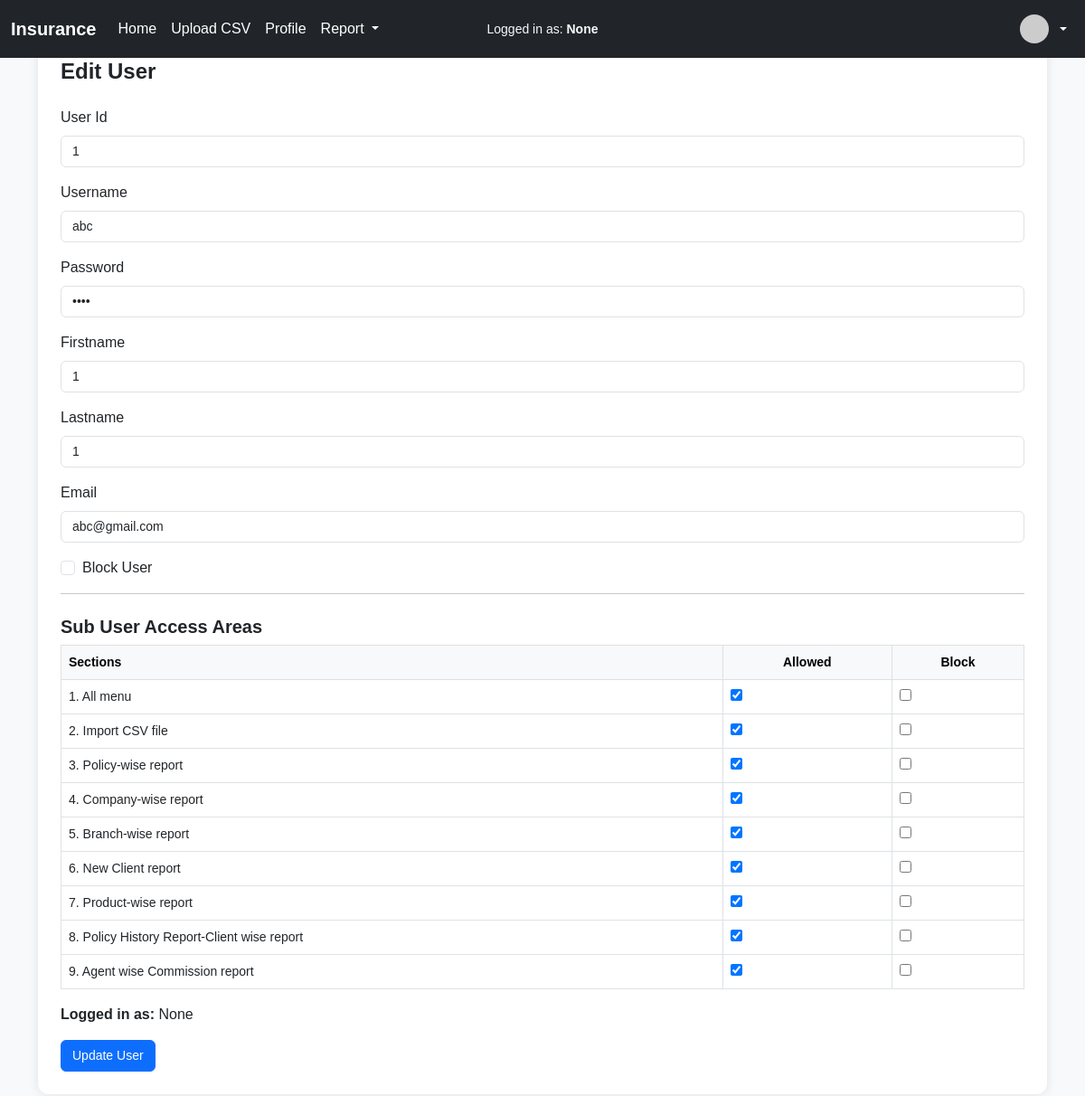
/edituser/3/, run on the app's committed database.
### myapp/models.py (models this page shows, shortened)
class login_tbl(AbstractBaseUser, PermissionsMixin):
    user_id = models.CharField(max_length=50)
    fullname=models.CharField(max_length=200)
    firstname=models.CharField(max_length=200)
    lastname=models.CharField(max_length=25)
    username=models.CharField(max_length=25)
    email=models.EmailField(unique=True)
    password=models.CharField(max_length=100)
    mobile=models.BigIntegerField(null=True,blank=True)
    image=models.ImageField(upload_to='images/')
    is_superuser = models.BooleanField(default=False)
    is_admin=models.BooleanField(default=False)
    block = models.BooleanField(default=False)  # False = not blocked, True = blocked
    USERNAME_FIELD = 'email'
    REQUIRED_FIELDS = []
    objects = LoginManager()

class Permission(models.Model):
    section_name = models.CharField(max_length=100)
    allowed = models.BooleanField(default=False)
    block=models.BooleanField(default=False)  # False = not blocked, True = blocked
    user = models.ForeignKey('login_tbl', on_delete=models.CASCADE, related_name='permissions')  # Adjust if you have a custom user

### myapp/views.py (the view, shortened to what this page needs)
# urls.py: path('edituser/<int:user_id>/', views.edituser, name='edituser'),
def edituser(request, user_id):
    cuser = request.session.get('user')
    user = login_tbl.objects.get(id=user_id)
    existing_perms = Permission.objects.filter(user=user)
    perm_dict = {perm.section_name: perm for perm in existing_perms}
    return render(request, 'edituser.html', {
        'user': user,
        'cuser': cuser,
        'sections': SECTIONS,
        'perm_data': perm_dict,
        'msg': "Editing user"
    })

### myapp/templatetags/extras.py (called while the page is built)
@register.filter
def get_item(dictionary, key):
    return dictionary.get(key)

### myapp/templates/edituser.html (shortened to what this page needs)
{% load extras %}
<!DOCTYPE html>
<html lang="en">
<head>
    <link href="https://cdn.jsdelivr.net/npm/bootstrap@5.3.0/dist/css/bootstrap.min.css" rel="stylesheet">
</head>
<body>
    {% include "includes/header.html" %}
    <div class="container section-container">
        <div class="report-container mb-5">
            <h4 class="mb-4">Edit User</h4>
            <form method="post">
                <div class="mb-3">
                    <label class="form-label">User Id</label>
                    <input type="text" class="form-control" name="user_id" value="{{ user.user_id }}" required>
                </div>
                <div class="mb-3">
                    <label class="form-label">Username</label>
                    <input type="text" class="form-control" name="username" value="{{ user.username }}" required>
                </div>
                <div class="mb-3">
                    <label class="form-label">Password</label>
                    <input type="password" class="form-control" name="password" value="{{ user.password }}" required>
                </div>
                <div class="mb-3">
                    <label class="form-label">Firstname</label>
                    <input type="text" class="form-control" name="firstname" value="{{ user.firstname }}" required>
                </div>
                <div class="mb-3">
                    <label class="form-label">Lastname</label>
                    <input type="text" class="form-control" name="lastname" value="{{ user.lastname }}" required>
                </div>
                <div class="mb-3">
                    <label class="form-label">Email</label>
                    <input type="email" class="form-control" name="email" value="{{ user.email }}" required>
                </div>
                <div class="form-check mb-3">
                    <input class="form-check-input" type="checkbox" id="blockUser" name="block" {% if user.block%}checked{%endif %}>
                    <label class="form-check-label" for="blockUser">
                        Block User
                    </label>
                </div>
                <hr>
                <h5 class="mt-4">Sub User Access Areas</h5>
                <table class="table table-bordered align-middle">
                    <thead class="table-light text-center">
                        <tr>
                            <th class="text-start">Sections</th>
                            <th>Allowed</th>
                            <th>Block</th>
                        </tr>
                    </thead>
                    <tbody>
                        {% for key, section in sections.items %}
                        {% with perm=perm_data|get_item:section %}
                        <tr>
                            <td>{{ key }}. {{ section }}</td>
                            <td>
                                <input type="checkbox" name="allowed_{{ key }}" {% if perm.allowed %}checked{% endif %}>
                            </td>
                            <td>
                                <input type="checkbox" name="block_{{ key }}" {% if perm.block %}checked{% endif %}>
                            </td>
                        </tr>
                        {% endwith %}
                        {% endfor %}
                    </tbody>
                </table>
                <p><strong>Logged in as:</strong> {{ cuser }}</p>
                <button type="submit" class="btn btn-primary">Update User</button>
            </form>
        </div>
</body>
</html>

### myapp/templates/edituser.html (style rules this page uses)
body { background-color: #f8f9fa; font-family: Arial, sans-serif; }
.section-container { margin-top: 40px; }
.report-container { background-color: #ffffff; border-radius: 12px; padding: 25px; box-shadow: 0 0 12px rgba(0, 0, 0, 0.1); }
.table th, .table td { vertical-align: middle; font-size: 14px; white-space: nowrap; }
h2, h4, h5 { font-weight: 600; }
.form-label { font-weight: 500; }
.form-control { font-size: 14px; }
.btn { font-size: 14px; }

### data on the page
login_tbl: user_id "1", username "abc", firstname "1", lastname "1", email "abc@gmail.com"
Permission: allowed "1", section_name "All menu", allowed "☑"
Permission: key "2", section_name "Import CSV file", allowed "☑"
Permission: user "3", section_name "Policy-wise report", allowed "☑"
Permission: key "4", section_name "Company-wise report", allowed "☑"
Permission: key "5", section_name "Branch-wise report", allowed "☑"
Permission: key "6", section_name "New Client report", allowed "☑"
Permission: key "7", section_name "Product-wise report", allowed "☑"
Permission: key "8", section_name "Policy History Report-Client wise report", allowed "☑"
Permission: key "9", section_name "Agent wise Commission report", allowed "☑"

### other printed values
{{ cuser }} "None"
